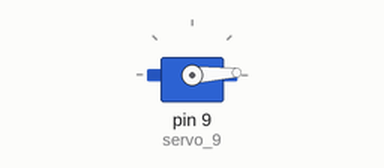
Bench run of a sketch on a simulated Arduino Uno, built with avr-gcc and run on an emulated ATmega328P. Shown: servo.

Above: at 0.05 s.
At 0.9 s:
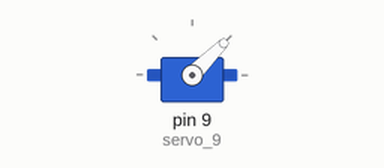
At 1.2 s:
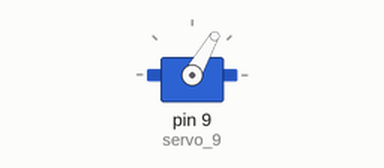
At 1.8 s:
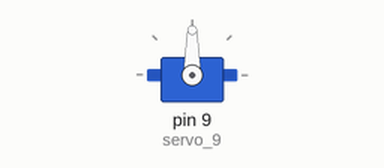
Timing chart, 0 to 4.2 s (numbered marks = the images above):
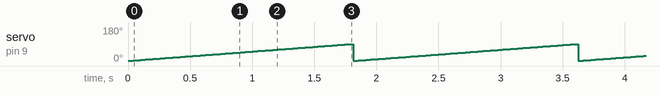

Measured:
- by itself, servo on pin 9 (servo_9): ramps from 1° to 90° and jumps back, once every 1.8 s

The sketch:

robot-arm-elctircal-curcit.ino
```cpp
// C++ code
//
#include <Servo.h>

int position = 0;

int i = 0;

int j = 0;

int k = 0;

int m = 0;

Servo servo_9;

void setup()
{
  servo_9.attach(9, 500, 2500);

}

void loop()
{
  position = 0;
  for (position = 1; position <= 90; position += 1) {
    servo_9.write(position);
    delay(20); // Wait for 20 millisecond(s)
  }
  for (position = 90; position >= 0; position -= 1) {
    servo_9.write(position);
  }
}
```
